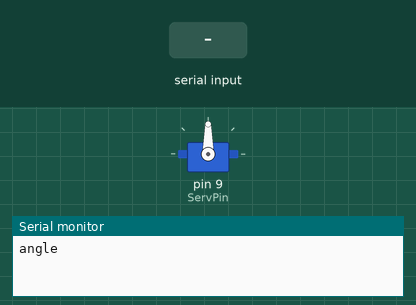
Bench run of a sketch on a simulated Arduino Uno, built with avr-gcc and run on an emulated ATmega328P. Parts: servo, the last lines printed to the serial monitor. The inputs (shaded band) are chosen by the test bench.

Above: at 1.2 s.
1.3 s: "30,150\n" received over Serial
At 3.5 s:
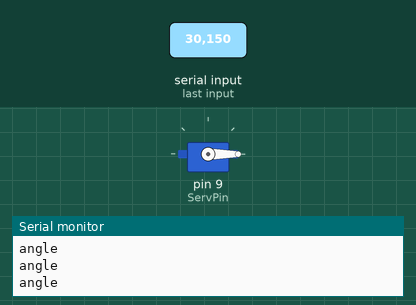
3.8 s: "90,45\n" received over Serial
At 4.6 s:
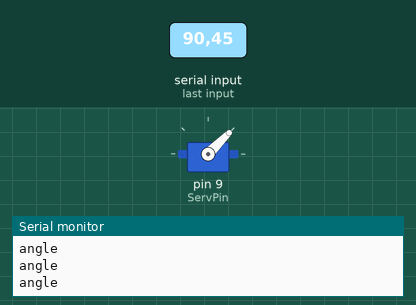
6.3 s: "200\n" received over Serial
At 6.7 s:
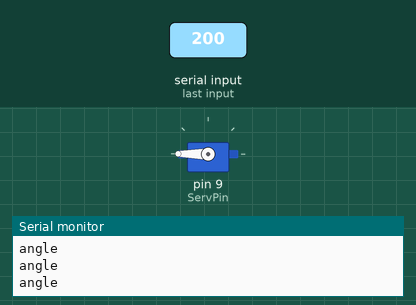
Timing chart, 0 to 9.3 s (numbered marks = the images above; inputs shaded):
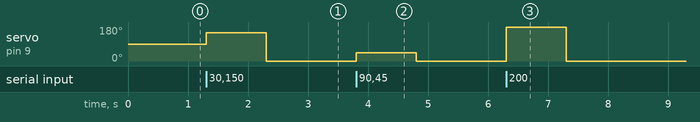

Measured:
- after the input at 1.3 s, servo on pin 9 (ServPin): 90° → 150° at once, → 0° 1.0 s later
- after the input at 3.8 s, servo on pin 9 (ServPin): 0° → 45° at once, → 0° 1.0 s later
- after the input at 6.3 s, servo on pin 9 (ServPin): 0° → 180° at once, → 0° 1.0 s later

The sketch:

prog_Servo.ino
```cpp
#include <Servo.h>
int ServPin=9;
int ServPos=10;
Servo Srv;
////////////////////////////////////
void setup() {
  Serial.begin(9600);
 Srv.attach(ServPin);

}
/////////////////////////////////////
void loop() {
  Serial.println("angle");
  while(Serial.available()==0){}
  ServPos=Serial.parseInt();
 Srv.write(ServPos);

}
```
